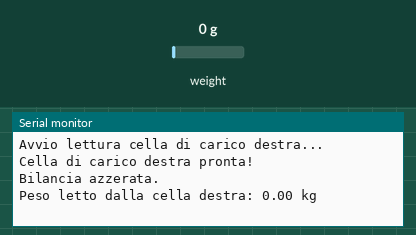
Simulated run of this sketch. Board: Arduino Uno, built with avr-gcc and run on an emulated ATmega328P. On the bench: the last lines printed to the serial monitor. The inputs (shaded band) are chosen by the test bench; at power-on: weight on the scale 0 g.

Above: at 2.2 s.
2.3 s: weight on the scale set to 100 g
At 4.1 s:
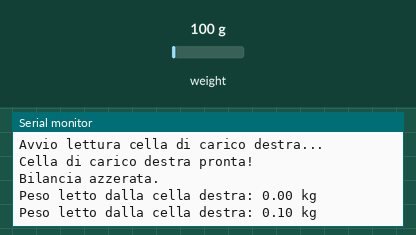
4.3 s: weight on the scale set to 1250 g
At 5.6 s:
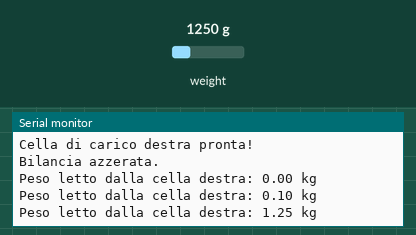
Timing chart, 0 to 7.3 s (numbered marks = the images above; inputs shaded):
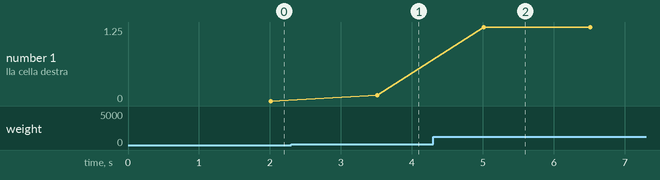

Measured:
- after the input at 2.3 s, the serial monitor: prints a new line after 1.2 s (image 1)
- after the input at 4.3 s, the serial monitor: prints a new line after 0.71 s (image 2)
- plotted number 1: 0 → 0.1 after the input at 2.3 s, 0.1 → 1.25 after the input at 4.3 s

The sketch:

calibrazione_cella_destra.ino
```cpp
#include "HX711.h"

// Pin per la cella di carico sinistra
#define DT_PIN 4 // Pin Data
#define SCK_PIN 5 // Pin Clock

// Oggetto per la cella di carico
HX711 scale_right;

// Variabili per calibrazione
float calibration_factor_right = 211000.0; // Nuovo fattore di calibrazione calcolato

void setup() {
  Serial.begin(9600);
  Serial.println("Avvio lettura cella di carico destra...");

  // Configura la cella di carico
  scale_right.begin(DT_PIN, SCK_PIN);

  // Controlla che la cella sia pronta
  while (!scale_right.is_ready()) {
    Serial.println("Cella di carico destra non pronta. Attendi...");
    delay(500);
  }
  Serial.println("Cella di carico destra pronta!");

  // Azzeramento e calibrazione iniziale
  scale_right.set_scale(calibration_factor_right);
  scale_right.tare(); // Azzeramento della bilancia
  Serial.println("Bilancia azzerata.");
}

void loop() {
  if (scale_right.is_ready()) {
    // Lettura in kg
    float weight_right = scale_right.get_units(10); // Media su 10 letture per maggiore precisione

    // Stampa del valore
    Serial.print("Peso letto dalla cella destra: ");
    Serial.print(weight_right, 2);
    Serial.println(" kg");
  } else {
    Serial.println("Errore: La cella di carico destra non è pronta.");
  }

  delay(500); // Attesa di 500 ms tra le letture
}
```
